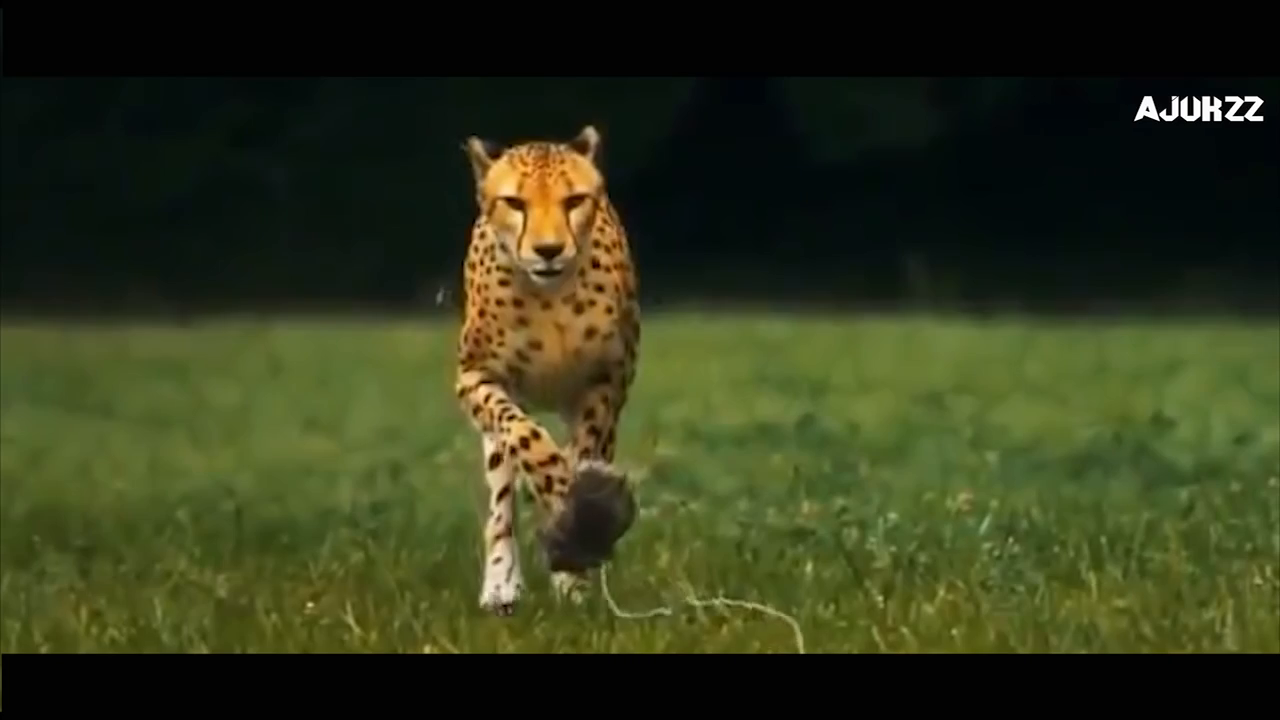
//> input picture frame 61 of Lab7/vid.mp4, 1280 x 720 px
$ ./main   (built with g++ and OpenCV 4)
//> lines starting //> are read from the running program, lines starting //| are printed output that depends on the picture; after the words box and inside, x2 and y2 are one past the last pixel; in counts of white or black regions, pixels touching at a corner belong together
#include <opencv2/opencv.hpp>
#include <opencv2/highgui.hpp>
#include <iostream>

using namespace std;
using namespace cv;

const int max_value_hue = 360/2;
const int max_value = 255;

int low_hue = 0, low_saturation = 0, low_value = 0;
int high_hue = max_value_hue;
int high_saturation = max_value, high_value = max_value;

static void on_low_hue_trackbar(int, void *)
{
    low_hue = min(high_hue-1, low_hue);
    setTrackbarPos("Low Hue", "HSV_sliders", low_hue);
}

static void on_high_hue_trackbar(int, void *)
{
    high_hue = max(high_hue, low_hue+1);
    setTrackbarPos("High Hue", "HSV_sliders", high_hue);
}

static void on_low_saturation_trackbar(int, void *)
{
    low_saturation = min(high_saturation-1, low_saturation);
    setTrackbarPos("Low Saturation", "HSV_sliders", low_saturation);
}

static void on_high_saturation_trackbar(int, void *)
{
    high_saturation = max(high_saturation, low_saturation+1);
    setTrackbarPos("High Saturation", "HSV_sliders", high_saturation);
}

static void on_low_value_trackbar(int, void *)
{
    low_value = min(high_value-1, low_value);
    setTrackbarPos("Low Value", "HSV_sliders", low_value);
}

static void on_high_value_trackbar(int, void *)
{
    high_value = max(high_value, low_value+1);
    setTrackbarPos("High Value", "HSV_sliders", high_value);
}

int main( int argc, char** argv ) {
    int width = 320;
    int height = 200;
    if(argc==3)
    {
        width = stoi(argv[1]);
        height = stoi(argv[2]);
    }

    VideoCapture cap("vid.mp4");
    if ( !cap.isOpened() ) {
        cerr << "error opening frames source" << endl;
        return -1;
    }
    cout << "Video size: " << cap.get( CAP_PROP_FRAME_WIDTH )
    << "x" << cap.get( CAP_PROP_FRAME_HEIGHT ) << endl;

    namedWindow("HSV sliders", WINDOW_AUTOSIZE);
    createTrackbar("Low Hue", "HSV sliders", &low_hue, max_value_hue, on_low_hue_trackbar);
//> slider 'Low Hue' is set to 36
    createTrackbar("High Hue", "HSV sliders", &high_hue, max_value_hue, on_high_hue_trackbar);
    createTrackbar("Low Saturation", "HSV sliders", &low_saturation, max_value, on_low_saturation_trackbar);
//> slider 'Low Saturation' is set to 51
    createTrackbar("High Saturation", "HSV sliders", &high_saturation, max_value, on_high_saturation_trackbar);
    createTrackbar("Low Value", "HSV sliders", &low_value, max_value, on_low_value_trackbar);
//> slider 'Low Value' is set to 51
    createTrackbar("High Value", "HSV sliders", &high_value, max_value, on_high_value_trackbar);

    Mat image_blurred;
    Mat inRange_image;
    while(true){
        Mat frame;
        int chosen_key = (waitKey( 1000.0/60.0 )&0x0ff);
//> the Esc key is pressed
        if ( cap.read( frame ) ) {
//> frame is the input picture: 720 rows x 1280 cols, CV_8UC3; mean B, G, R 26.9, 55.9, 49.8
            resize(frame, frame, Size(width, height), INTER_LINEAR);
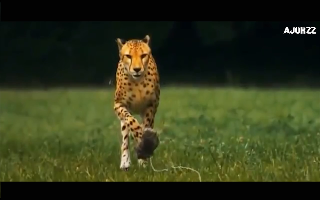
//> frame: 200 rows x 320 cols, CV_8UC3; mean B, G, R 26.9, 56, 49.9
            GaussianBlur(frame, image_blurred, Size(11, 11), 0);
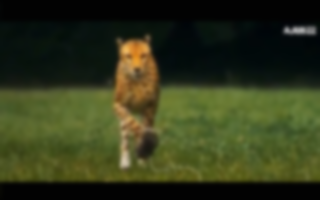
//> image_blurred: 200 rows x 320 cols, CV_8UC3; mean B, G, R 26.9, 56, 49.9
            cvtColor(image_blurred, image_blurred, COLOR_BGR2HSV);
//> image_blurred: 200 rows x 320 cols, CV_8UC3; mean H, S, V 42.9, 125.2, 58.3
            inRange(image_blurred, Scalar(low_hue, low_saturation, low_value), Scalar(high_hue, high_saturation, high_value), inRange_image);
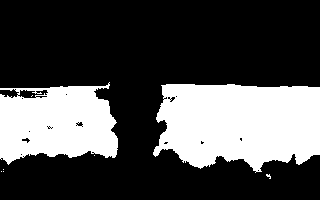
//> inRange_image: 200 rows x 320 cols, CV_8UC1; 30.3% white; 8 white regions (6 under 20 px), largest, box (x1, y1, x2, y2) and area: (153, 84, 320, 173) 11967, (0, 82, 118, 165) 7378
            imshow("HSV", image_blurred);
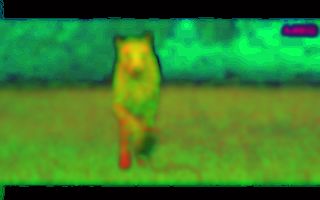
//> window 'HSV': 200 rows x 320 cols, CV_8UC3; mean B, G, R 42.9, 125.2, 58.3
            imshow("inRange", inRange_image);
            if (chosen_key == 120)
            {
	            Rect2d rec_roi = selectROI(inRange_image);
	            Mat img = inRange_image(rec_roi);
                imwrite("img.jpg", img);
            }
        } else {
            break;
        }
        if( chosen_key == 113)
        {
            break;
        }
    }
    return 0;
}

$ run again, starting later in the video
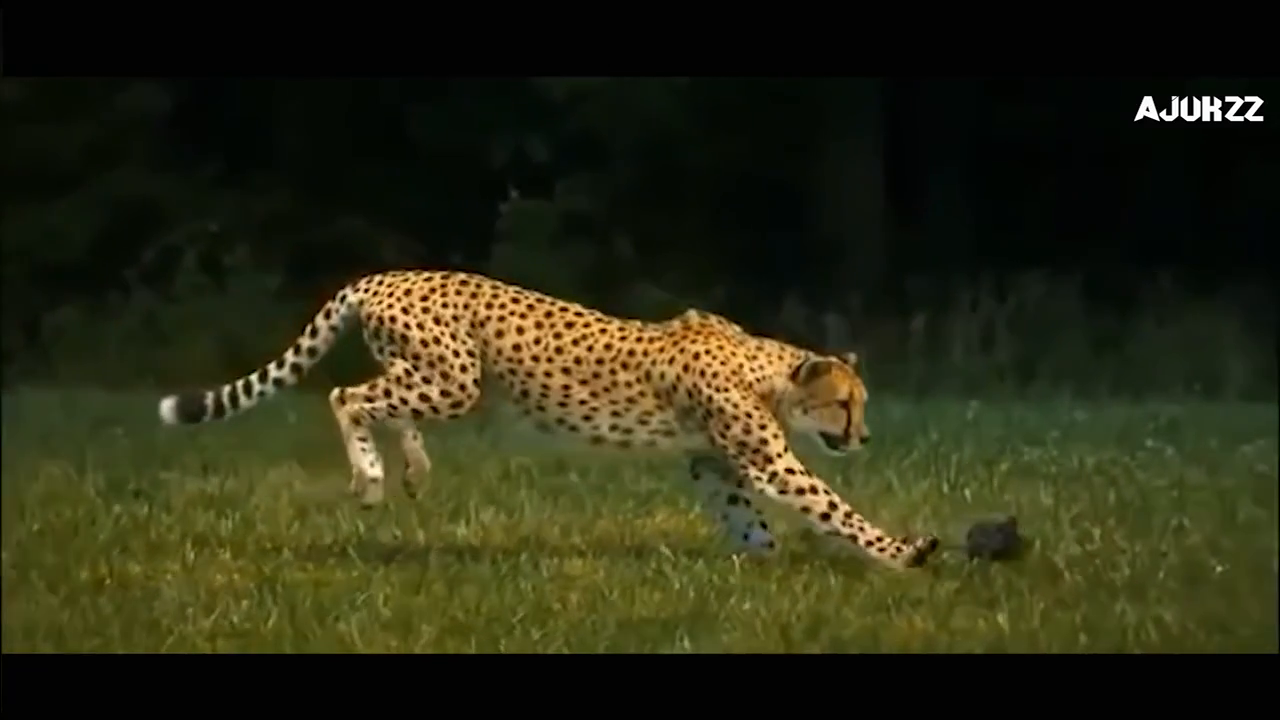
//> input picture frame 274 of Lab7/vid.mp4, 1280 x 720 px
//> frame is the input picture: 720 rows x 1280 cols, CV_8UC3; mean B, G, R 20, 43, 42.8
//> frame: 200 rows x 320 cols, CV_8UC3
//> `inRange(image_blurred, Scalar(low_hue, low_saturation, low_value), Sca..`:
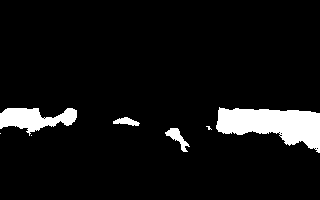
//> inRange_image: 200 rows x 320 cols, CV_8UC1; 6.9% white; 7 white regions (3 under 20 px), largest, box (x1, y1, x2, y2) and area: (216, 107, 320, 153) 2863, (0, 108, 77, 136) 1206, (165, 128, 190, 152) 221, (113, 117, 140, 126) 141
//> `imshow("HSV", image_blurred);`:
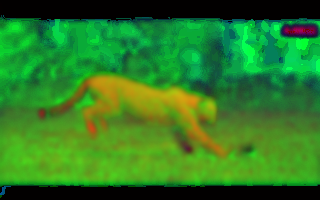
//> window 'HSV': 200 rows x 320 cols, CV_8UC3; mean B, G, R 35.9, 123.3, 46.2

$ run again, starting later in the video
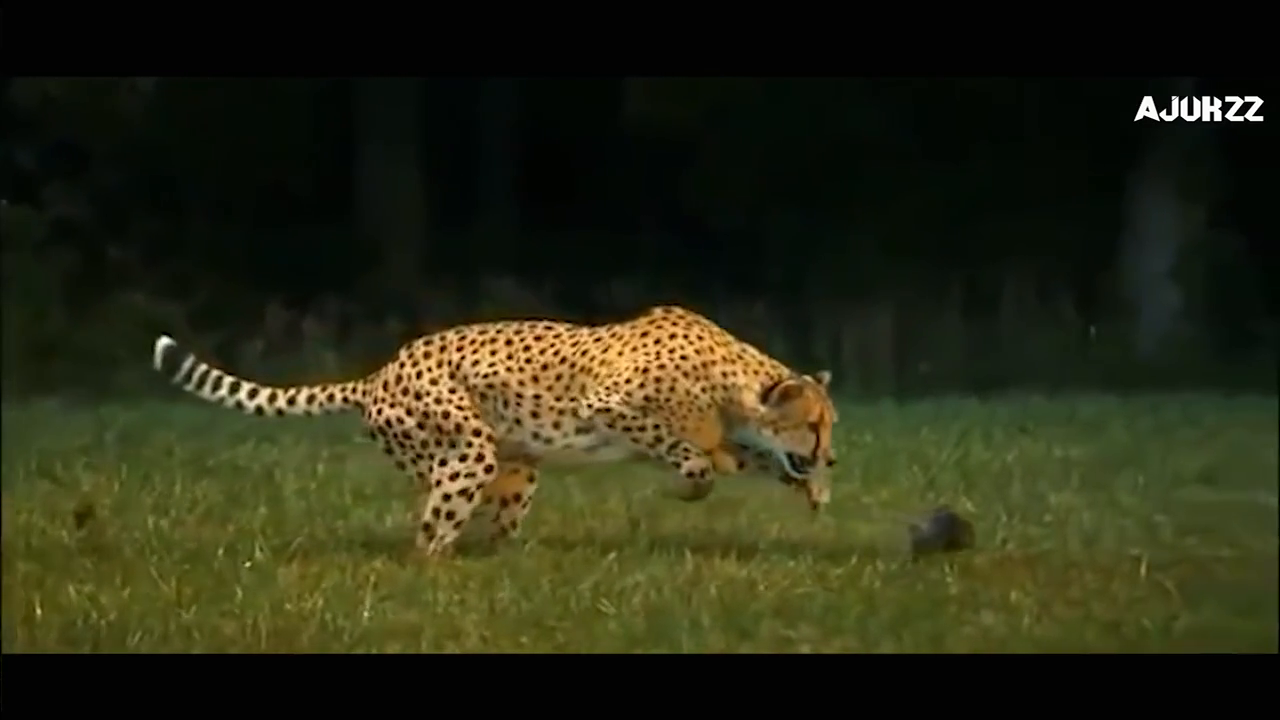
//> input picture frame 488 of Lab7/vid.mp4, 1280 x 720 px
//> frame is the input picture: 720 rows x 1280 cols, CV_8UC3; mean B, G, R 20.5, 42.4, 41.3
//> frame: 200 rows x 320 cols, CV_8UC3
//> `inRange(image_blurred, Scalar(low_hue, low_saturation, low_value), Sca..`:
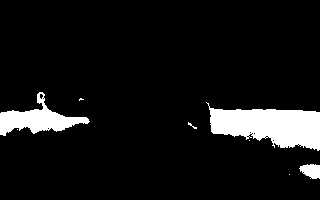
//> inRange_image: 200 rows x 320 cols, CV_8UC1; 8.2% white; 8 white regions (5 under 20 px), largest, box (x1, y1, x2, y2) and area: (206, 102, 320, 151) 3430, (0, 92, 90, 136) 1550, (299, 164, 320, 179) 233
//> `imshow("HSV", image_blurred);`:
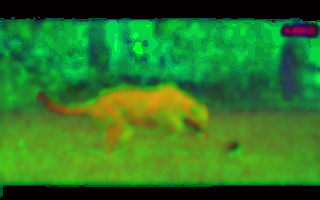
//> window 'HSV': 200 rows x 320 cols, CV_8UC3; mean B, G, R 37.7, 119.9, 45.4
